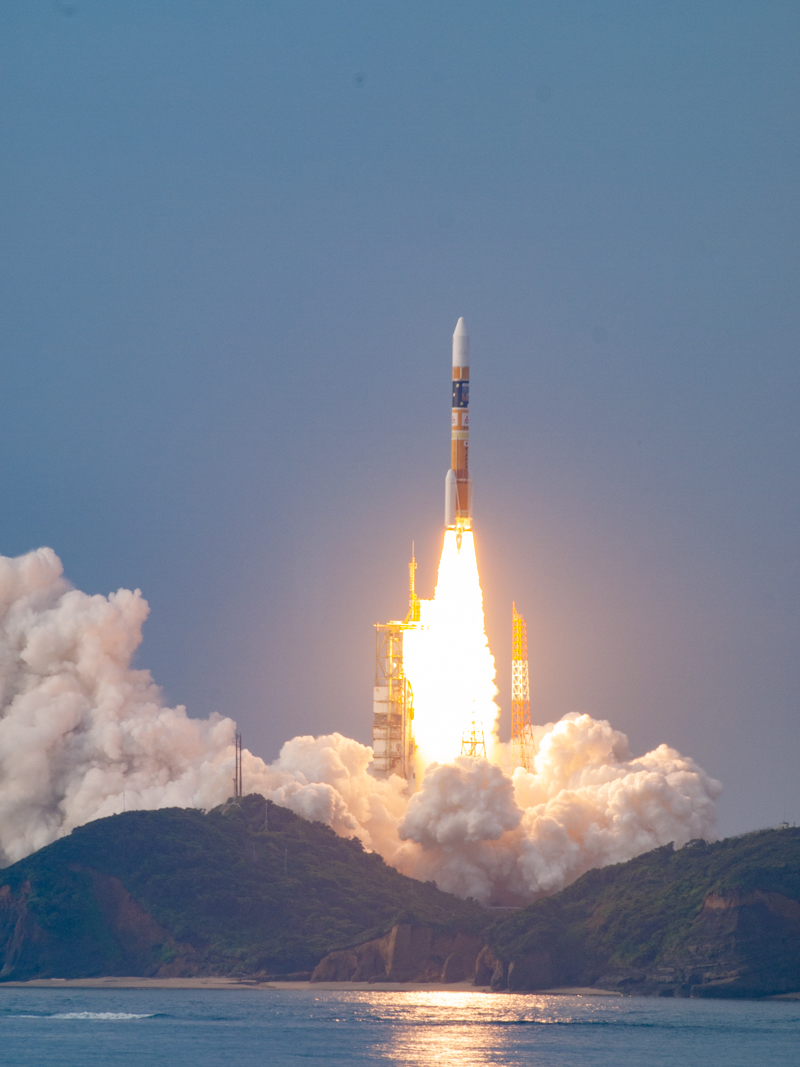
#> input picture start_python_with_tellus/H2A.jpg, 800 x 1067 px
$ jupyter execute Images.ipynb   (shell and % lines are left out)
#> lines starting #> are read from the running program, lines starting #| are printed output that depends on the picture; after the words box and inside, x2 and y2 are one past the last pixel; in counts of white or black regions, pixels touching at a corner belong together
[cell 1]
from PIL import Image
import matplotlib.pyplot as plt
import numpy as np

[cell 2]
rocket_org = Image.open('H2A.jpg')
#> rocket_org is the input picture: PIL image 800x1067 RGB; mean R, G, B 118.9, 128.1, 145.4
plt.imshow(rocket_org)

[cell 3]
rocket_org_array = np.array(rocket_org)

[cell 4]
rocket_org.width
#> Out = 800

[cell 5]
rocket_org.height
#> Out = 1067

[cell 6]
rocket_org.size
#> Out = (800, 1067)

[cell 7]
# 土台の作成
rocket2 = Image.new("RGB", (rocket_org.width * 2, rocket_org.height))
#> rocket2: PIL image 1600x1067 RGB; every value is 0

rocket2.paste(rocket_org, (0, 0))
rocket2.paste(rocket_org, (rocket_org.width, 0))

[cell 8]
plt.imshow(rocket2)

[cell 9]
rocket_crop = rocket_org.crop((400, 200, 500, 650))
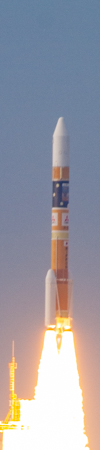
#> rocket_crop: PIL image 100x450 RGB; mean R, G, B 156.6, 155.1, 164.6
plt.imshow(rocket_crop)

[cell 10]
# 画像を縦4枚に分割
rocket_crop_list = []
for i in range(4):
    rocket_crop_list.append(rocket_org.crop((0, 200 * i, rocket_org.width, 200 * (i + 1))))
#> after the loop, rocket_crop_list = 4 items

plt.imshow(rocket_crop_list[3])

[cell 11]
# 分割した画像をGIFアニメーションとして保存
rocket_crop_list[0].save("rocket_anim.gif",
                        save_all=True,
                        append_images=rocket_crop_list[1:4],
                        loop=0,
                        duration=100)

[cell 12]
# 赤のみの単色化
rocket_r = np.zeros((rocket_org.height, rocket_org.width, 3), dtype=np.uint8)
rocket_r[:, :, 0] = rocket_org_array[:, :, 0]

# 緑のみの単色化
rocket_g = np.zeros((rocket_org.height, rocket_org.width, 3), dtype=np.uint8)
rocket_g[:, :, 1] = rocket_org_array[:, :, 1]

# 青のみの単色化
rocket_b = np.zeros((rocket_org.height, rocket_org.width, 3), dtype=np.uint8)
rocket_b[:, :, 2] = rocket_org_array[:, :, 2]

# 単色化した画像を横に並べて表示
rocket_monos = Image.new("RGB", (rocket_org.width * 3, rocket_org.height))
#> rocket_monos: PIL image 2400x1067 RGB; every value is 0
rocket_monos.paste(Image.fromarray(rocket_r), (0, 0))
rocket_monos.paste(Image.fromarray(rocket_g), (rocket_org.width, 0))
rocket_monos.paste(Image.fromarray(rocket_b), (rocket_org.width * 2, 0))
plt.imshow(rocket_monos)

[cell 13]
# 青だけ抜いた（赤と緑のみの）画像に加工
rocket_rg = np.zeros((rocket_org.height, rocket_org.width, 3), dtype=np.uint8)
rocket_rg[:, :, 0] = rocket_org_array[:, :, 0]
rocket_rg[:, :, 1] = rocket_org_array[:, :, 1]
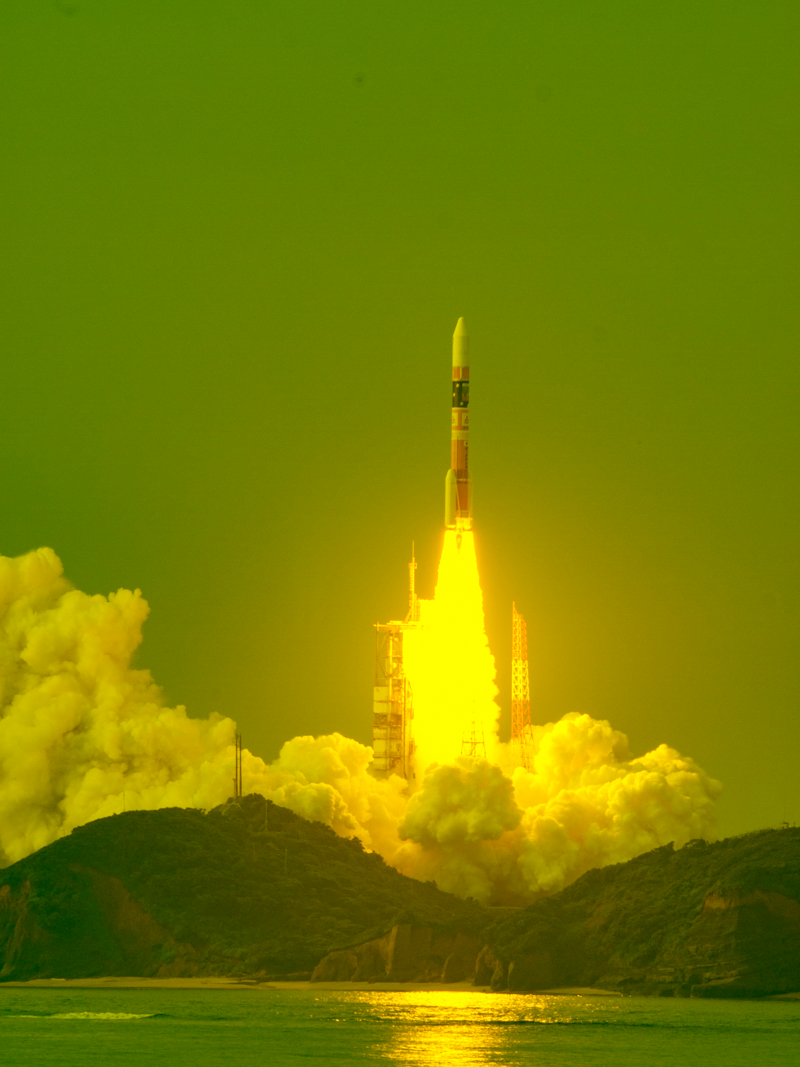
#> rocket_rg: shape (1067, 800, 3); mean R, G, B 118.9, 128.1, 0
plt.imshow(rocket_rg)

[cell 14]
rocket_gr_array = np.array(rocket_org.convert("L"))
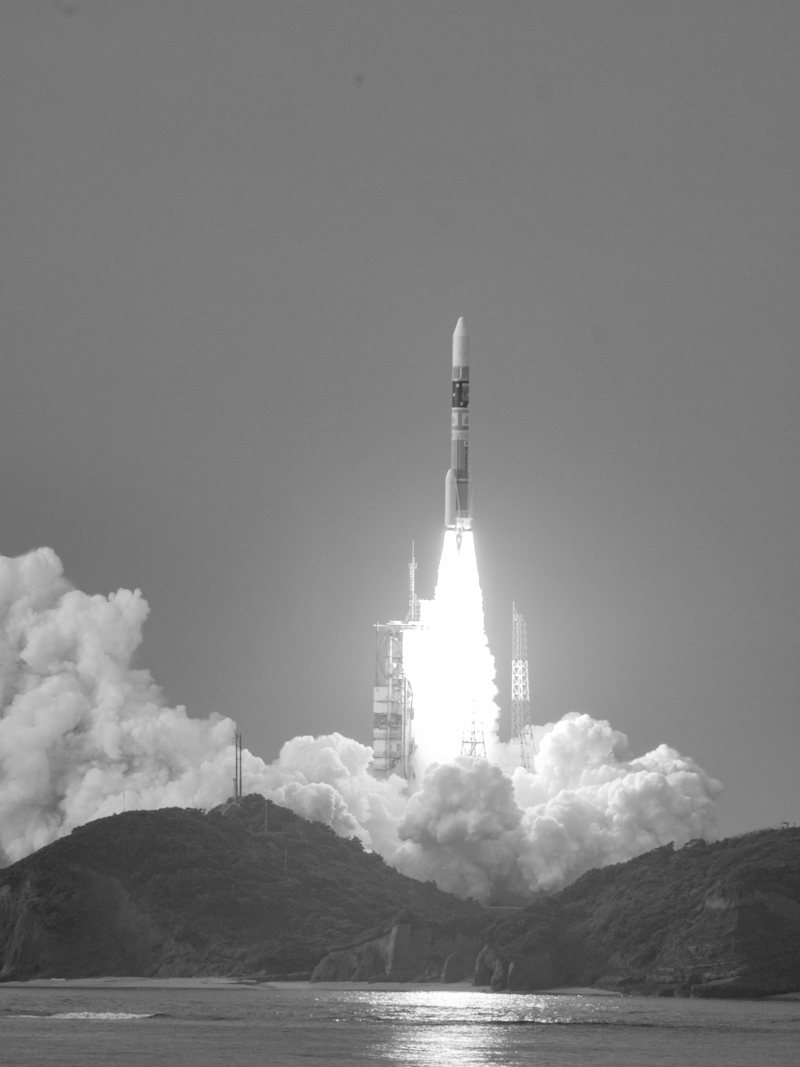
#> rocket_gr_array: shape (1067, 800); min 34, max 255, mean 127.3
rocket_wb1 = rocket_gr_array // 128
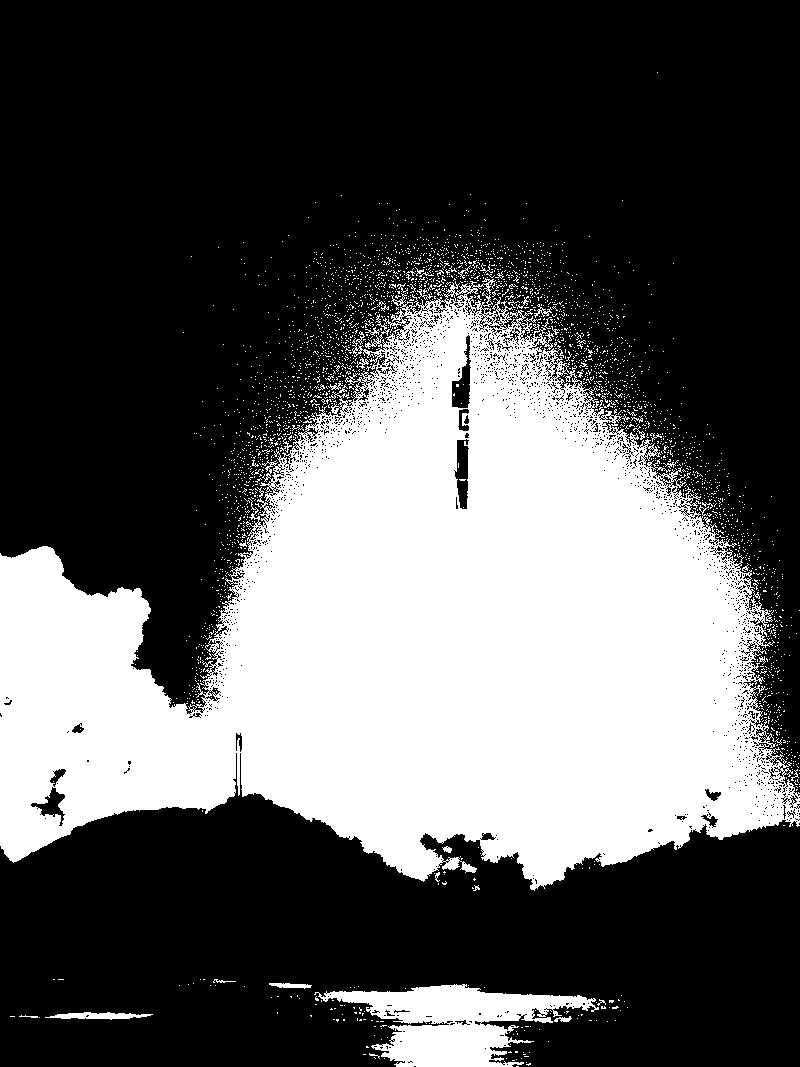
#> rocket_wb1: shape (1067, 800); values 0 (black) and 1 (white), 34.1% white; 2969 white regions (2925 under 20 px), largest, box (x1, y1, x2, y2) and area: (0, 278, 800, 891) 272080, (314, 984, 599, 1067) 11282, (45, 1012, 153, 1020) 501
plt.imshow(rocket_wb1, cmap="gray")

[cell 15]
rocket_r_trimmed = np.copy(rocket_r)

rocket_r_wb = rocket_r_trimmed[:, :, 0] // 240
#> rocket_r_wb: shape (1067, 800); values 0 (black) and 1 (white), 4.7% white; 96 white regions (85 under 20 px), largest, box (x1, y1, x2, y2) and area: (318, 517, 658, 836) 34418, (370, 991, 534, 1021) 2522, (404, 1025, 493, 1067) 2215

rocket_r_trimmed[:, :, 0] *= rocket_r_wb

plt.imshow(rocket_r_trimmed)

[cell 16]
# 土台
rocket_base = Image.new("RGB", (rocket_org.width, rocket_org.height))
#> rocket_base: PIL image 800x1067 RGB; every value is 0

# マスキング用のデータ
rocket_r_trimmed_img = Image.fromarray(rocket_r_trimmed[:, :, 0]).convert("L")

# マスク処理を実行して結果を表示
rocket_masked = Image.composite(rocket_base, rocket_org, rocket_r_trimmed_img)
plt.imshow(rocket_masked)

[cell 17]
im1 = Image.open("home1.png")
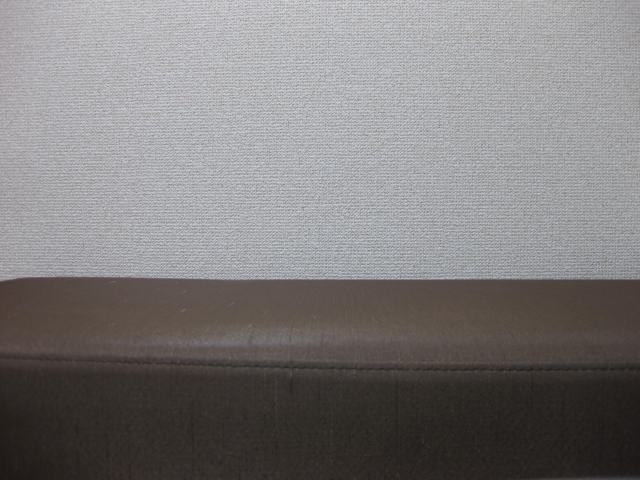
#> input picture start_python_with_tellus/home1.png, 640 x 480 px
#> im1 is the input picture: PIL image 640x480 RGB; mean R, G, B 126.4, 123.7, 123.8
plt.imshow(im1)

[cell 18]
im2 = Image.open("home2.png")
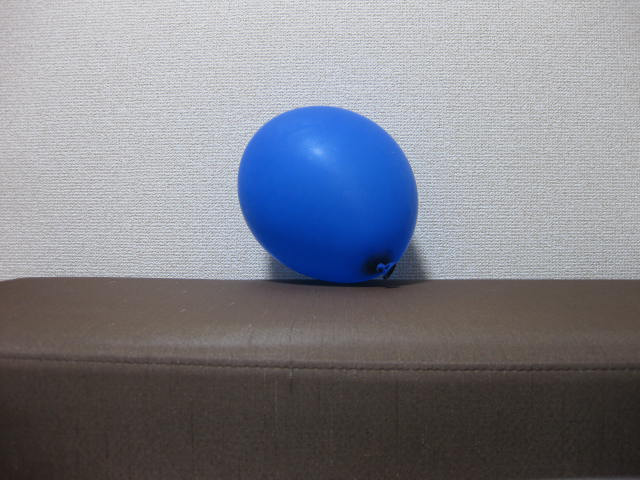
#> input picture start_python_with_tellus/home2.png, 640 x 480 px
#> im2 is the input picture: PIL image 640x480 RGB; mean R, G, B 127.1, 128.8, 137.7
plt.imshow(im2)

[cell 19]
# ndarray化
im1a = np.array(im1)
im2a = np.array(im2)

# 2つの配列を引き算した結果を表示
im2a -= im1a
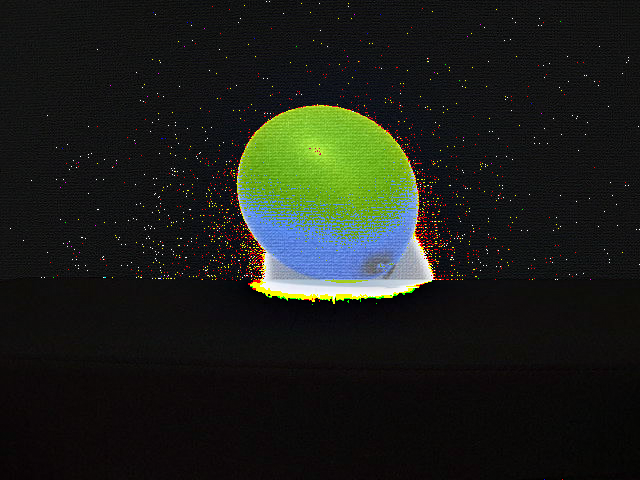
#> im2a: shape (480, 640, 3); mean R, G, B 27.6, 31, 25.2
plt.imshow(im2a)

[cell 20]
im3 = Image.blend(im1, im2, 0.3)
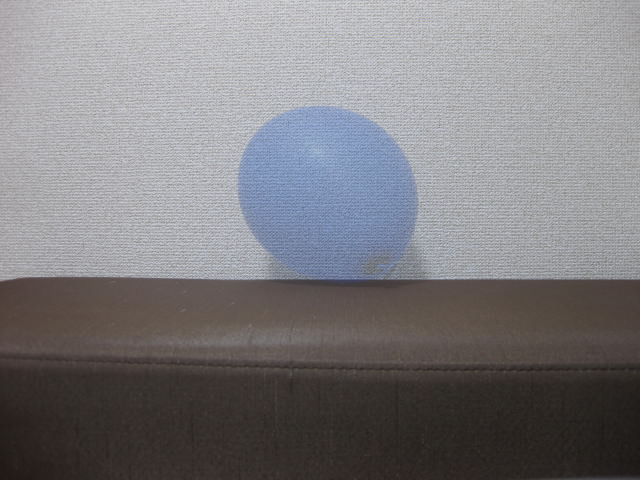
#> im3: PIL image 640x480 RGB; mean R, G, B 126.2, 124.7, 127.5
plt.imshow(im3)
